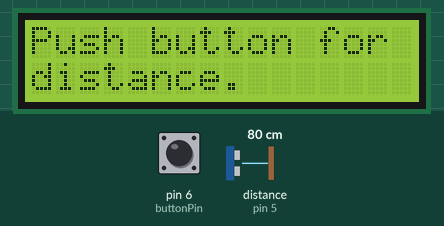
The sketch below on a simulated Arduino Uno, built with avr-gcc and run on an emulated ATmega328P. Parts: 16×2 character LCD. The test bench sets the inputs (shaded band); at power-on: pin 6 (buttonPin) HIGH, distance to the obstacle (sensor on pin 5) 80 cm. The echo pulse lasts 58.3 µs per cm; what the sketch prints to the serial monitor is not drawn.

Above: at 1.2 s.
1.3 s: pin 6 (buttonPin) pulled LOW for 0.15 s
At 2.9 s:
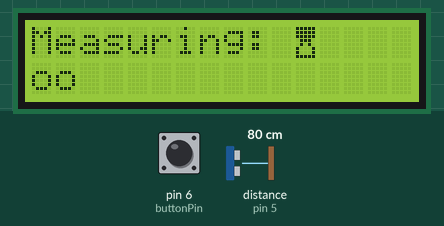
4.4 s: distance to the obstacle (sensor on pin 5) set to 2 cm
At 12.7 s:
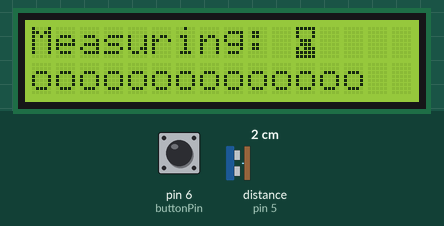
13.4 s: distance to the obstacle (sensor on pin 5) set to 4 cm
At 16.0 s:
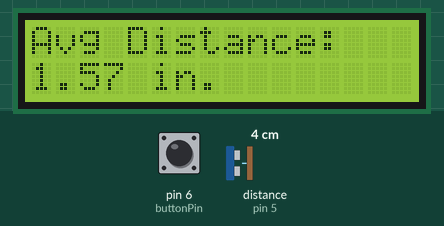
Timing chart, 0 to 17.5 s (numbered marks = the images above; inputs shaded):
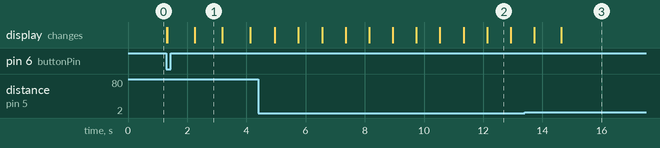

Measured:
- after the input at 1.3 s, the display: first changes at once (image 1 shows a later state)
- what the display in image 1 shows lasts 1.0 s, from 2.2 s to 3.2 s
- what the display in image 2 shows lasts 0.8 s, from 12.1 s to 12.9 s

The sketch:

HW_25.2_Portable_Distance_Meter_Hourglass.ino
```cpp
#include <LiquidCrystal.h>
int rs=7;
int en=8;
int d4=9;
int d5=10;
int d6=11;
int d7=12;
LiquidCrystal lcd(rs,en,d4,d5,d6,d7);
int trigPin=4;
int echoPin=5;
int buttonPin=6;
int buttonVal;
int numMeas=500;
float avg;
int j;
float bucket=0;
String mess1="Push button for";
String mess2="distance.";
float pingTT;
float pingTT0;
float pingTT1;
float pingTT2;
float pingTT3;
float pingTTAvg;
float r=767.269;
float d;
float dist;
int dt=500;
String O=("o");
byte hour1[8]={
  B11111,
  B11111,
  B11111,
  B01110,
  B01010,
  B10001,
  B10001,
  B11111,
};
byte hour2[8]={
  B11111,
  B11011,
  B11111,
  B01110,
  B01110,
  B10001,
  B10001,
  B11111,
};
byte hour3[8]={
  B11111,
  B10011,
  B11111,
  B01110,
  B01110,
  B10101,
  B10001,
  B11111,
};
byte hour4[8]={
  B11111,
  B10001,
  B11111,
  B01110,
  B01110,
  B10101,
  B10101,
  B11111,
};
byte hour5[8]={
  B11111,
  B10001,
  B11011,
  B01110,
  B01110,
  B10101,
  B11101,
  B11111,
};
byte hour6[8]={
  B11111,
  B10001,
  B10011,
  B01110,
  B01110,
  B10101,
  B11111,
  B11111,
};
byte hour7[8]={
  B11111,
  B10001,
  B10001,
  B01110,
  B01110,
  B10111,
  B11111,
  B11111,
};
byte hour8[8]={
  B11111,
  B10001,
  B10001,
  B01010,
  B01110,
  B11111,
  B11111,
  B11111,
};
void setup() {
  // put your setup code here, to run once:
pinMode(buttonPin,INPUT);
digitalWrite(buttonPin,HIGH);
lcd.createChar(1,hour1);
lcd.createChar(2,hour2);
lcd.createChar(3,hour3);
lcd.createChar(4,hour4);
lcd.createChar(5,hour5);
lcd.createChar(6,hour6);
lcd.createChar(7,hour7);
lcd.createChar(8,hour8);
lcd.begin(16,2);
Serial.begin(9600);
pinMode(trigPin,OUTPUT);
pinMode(echoPin,INPUT);
}

void loop() {
  // put your main code here, to run repeatedly:
Serial.println(buttonVal);
lcd.setCursor(0,0);
lcd.print(mess1);
lcd.setCursor(0,1);
lcd.print(mess2);
buttonVal=digitalRead(buttonPin);
while (buttonVal==1){
buttonVal=digitalRead(buttonPin);
}
lcd.clear();
lcd.setCursor(0,0);
lcd.print("Measuring:");
for (j=1;j<=numMeas;j=j+1){
digitalWrite(trigPin,LOW);
delayMicroseconds(10);
digitalWrite(trigPin,HIGH);
delayMicroseconds(10);
digitalWrite(trigPin,LOW);
pingTT=pulseIn(echoPin,HIGH);
delay(25);
d=(pingTT*r*5280.*12.)/(3600.*1000000.);
dist=d/2;
if (j==1){
  lcd.setCursor(11,0);
  lcd.write(byte(1));
  lcd.setCursor(0,1);
  lcd.print(O);
}
if (j==31){
  lcd.setCursor(1,1);
  lcd.print(O);
}
if (j==62){
  lcd.setCursor(11,0);
  lcd.write(byte(2));
  lcd.setCursor(2,1);
  lcd.print(O);
}
if (j==93){
  lcd.setCursor(3,1);
  lcd.print(O);
}
if (j==124){
  lcd.setCursor(11,0);
  lcd.write(byte(3));
  lcd.setCursor(4,1);
  lcd.print(O);
}
if (j==155){
  lcd.setCursor(5,1);
  lcd.print(O);
}
if (j==186){
  lcd.setCursor(11,0);
  lcd.write(byte(4));
  lcd.setCursor(6,1);
  lcd.print(O);
}
if (j==217){
  lcd.setCursor(7,1);
  lcd.print(O);
}
if (j==248){
  lcd.setCursor(11,0);
  lcd.write(byte(5));
  lcd.setCursor(8,1);
  lcd.print(O);
}
if (j==279){
  lcd.setCursor(9,1);
  lcd.print(O);
}
if (j==310){
  lcd.setCursor(11,0);
  lcd.write(byte(6));
  lcd.setCursor(10,1);
  lcd.print(O);
}
if (j==341){
  lcd.setCursor(11,1);
  lcd.print(O);
}
if (j==372){
  lcd.setCursor(11,0);
  lcd.write(byte(7));
  lcd.setCursor(12,1);
  lcd.print(O);
}
if (j==403){
  lcd.setCursor(13,1);
  lcd.print(O);
}
if (j==434){
  lcd.setCursor(11,0);
  lcd.write(byte(8));
  lcd.setCursor(14,1);
  lcd.print(O);
}
if (j==465){
  lcd.setCursor(15,1);
  lcd.print(O);
}
}
lcd.clear();
avg=bucket/numMeas;
lcd.setCursor(0,0);
lcd.print("Avg Distance: ");
lcd.setCursor(0,1);
lcd.print(dist);
lcd.print(" in.");
delay(3000);
lcd.clear();
}
```
